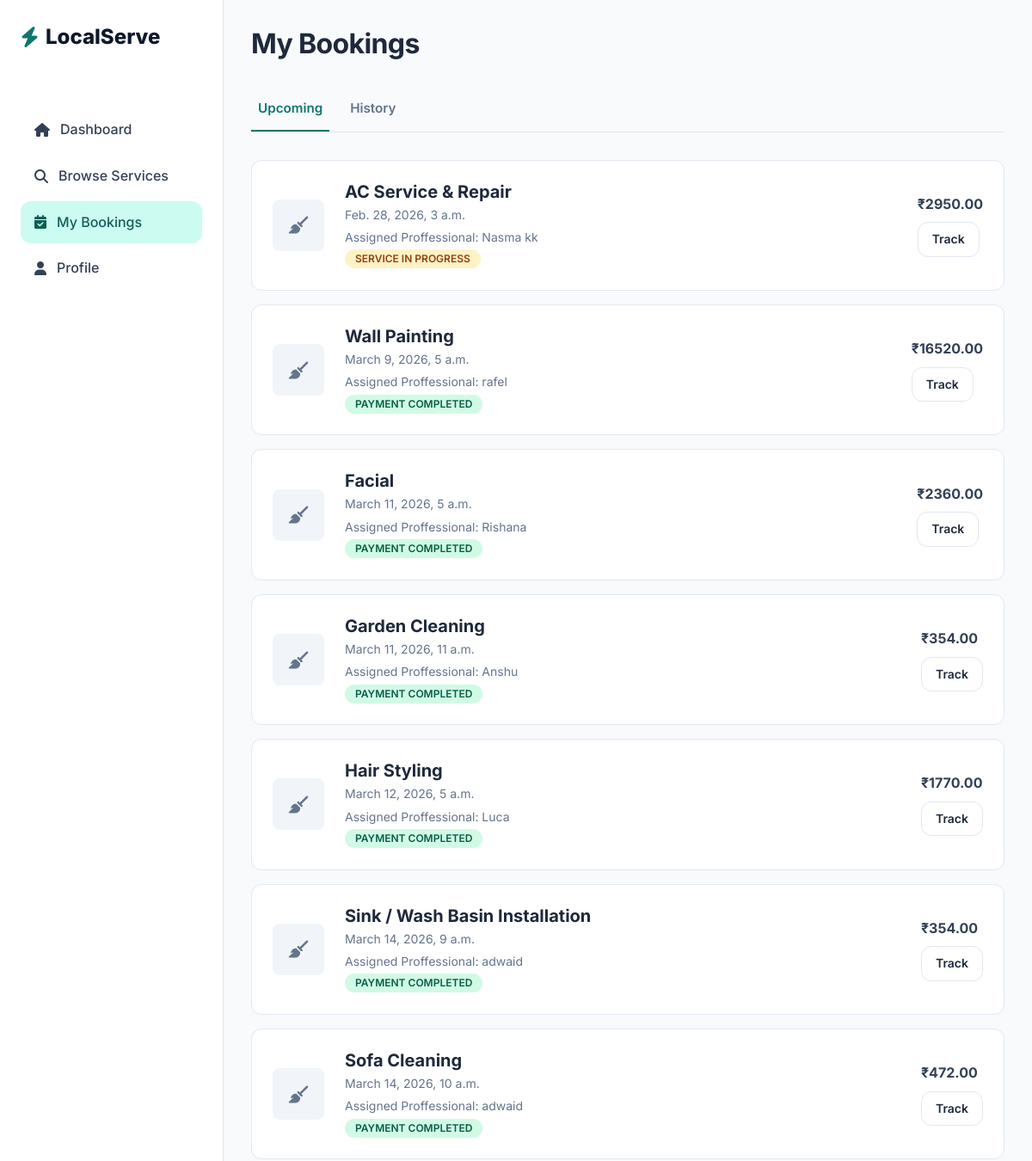
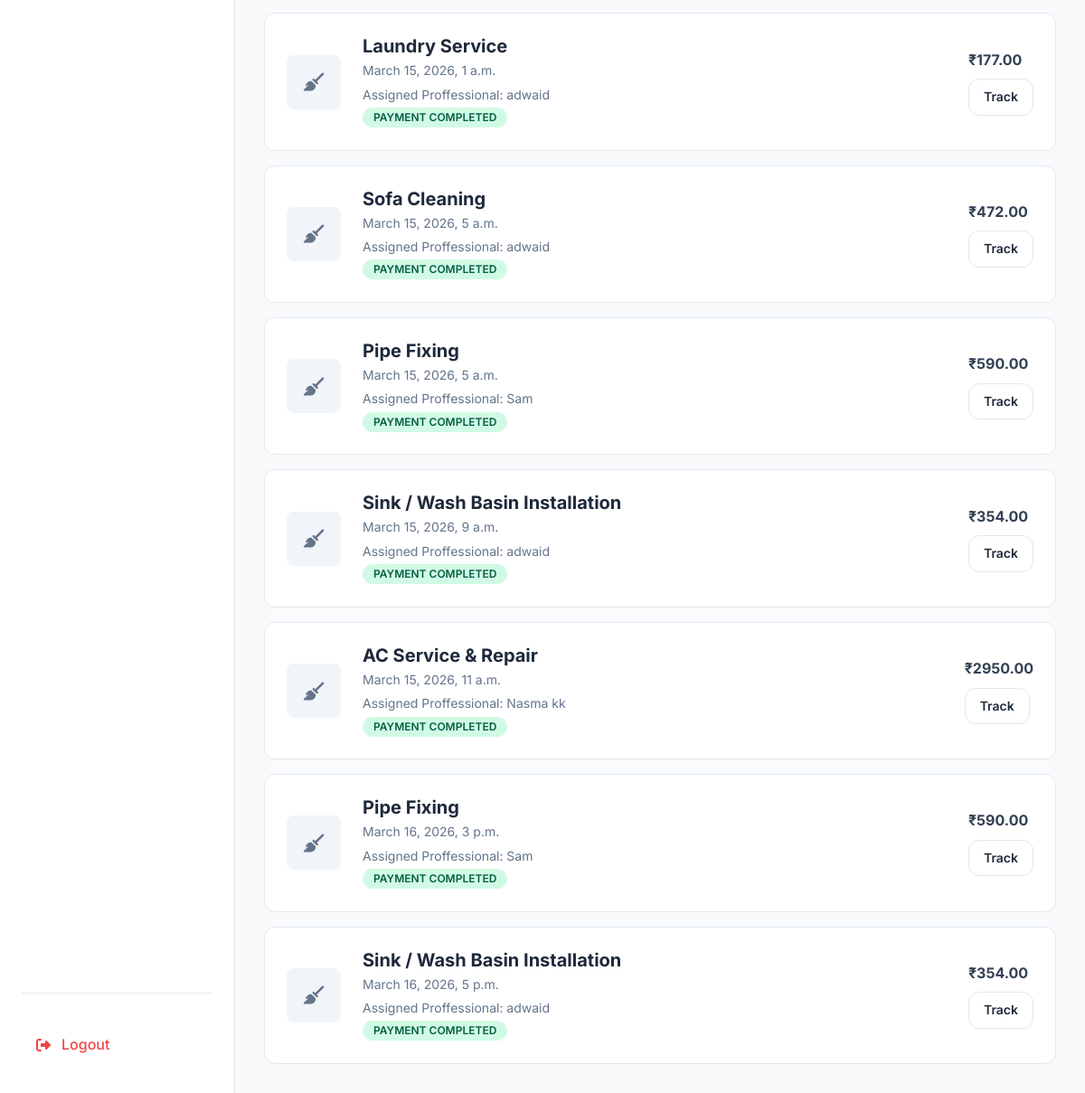
The app's page /booking/ (signed in) with its own data (2 pictures, top to bottom).
### bookings/models.py (models this page shows, shortened)
class Booking(models.Model):
    BOOKING_STATUS_CHOICES = [
        ('PENDING','Pending'),
        ('ASSIGNED', 'Assigned'),
        ('CONFIRMED','Confirmed'),
        ('IN_PROGRESS','In Progress'),
        ('COMPLETED','Completed'),
        ('CANCELLED', 'Cancelled'),
    ]
    customer = models.ForeignKey(User, on_delete = models.CASCADE, related_name='bookings')
    service = models.ForeignKey(Service, on_delete = models.CASCADE, related_name='bookings')
    worker = models.ForeignKey(Worker, on_delete = models.SET_NULL, null=True, blank=True, related_name='bookings')
    booking_date = models.DateField()
    booking_time = models.TimeField()
    end_time = models.TimeField(null=True, blank = True)
    total_price = models.DecimalField(max_digits=8, decimal_places=2, default=0)
    label = models.CharField(max_length=50, blank=True, null=True)
    address_line = models.CharField(max_length=500)
    city = models.CharField(max_length=100)
    state = models.CharField(max_length=100)
    pincode = models.CharField(max_length=10)
    landmark = models.CharField(max_length=100, blank=True)
    booking_status = models.CharField(max_length=20, choices = BOOKING_STATUS_CHOICES, default='PENDING')
    created_at = models.DateTimeField(auto_now_add=True)
    assigned_at = models.DateTimeField(null=True,blank=True)
    confirmed_at = models.DateTimeField(null=True, blank=True)
    started_at = models.DateTimeField(null=True, blank=True)
    completed_at = models.DateTimeField(null=True, blank=True)
    cancelled_at = models.DateTimeField(null=True, blank=True)
    updated_at = models.DateTimeField(auto_now = True)

### services/models.py (models this page shows, shortened)
class Service(models.Model):
    category = models.ForeignKey(ServiceCategory, on_delete=models.CASCADE, related_name = "services")
    title = models.CharField(max_length=150)
    description = models.TextField()
    price = models.DecimalField(max_digits=8,decimal_places=2)
    duration_minutes = models.PositiveIntegerField(
        help_text="Duration in minutes"
    )
    image = models.ImageField(upload_to="services/",blank=True, null=True)
    is_active = models.BooleanField(default=True)
    created_at = models.DateTimeField(auto_now_add=True)
    is_best_seller = models.BooleanField(default=False)
    includes = models.TextField(blank=True,default="",
        help_text="Enter one item per line (e.g. Deep dusting, Floor cleaning, etc.)"
    )

class Worker(models.Model):
    full_name = models.CharField(max_length=150)
    services = models.ManyToManyField(Service, related_name="workers")
    phone = models.CharField(max_length=20,unique=True)
    photo = models.ImageField(upload_to="workers/",blank=True,null=True)
    rating = models.DecimalField(max_digits=3,decimal_places=2,default=0.0)
    email = models.EmailField(blank=True)
    experiance_years = models.IntegerField(null=True, blank=True)
    location = models.CharField(max_length=100, blank=True)
    is_active = models.BooleanField(default=True)
    created_at = models.DateTimeField(auto_now_add=True)

### bookings/views.py (the view)
# urls.py: path('booking/', include('bookings.urls')),
@login_required
@never_cache
def booking(request):
    tab = request.GET.get("tab","upcoming") #default upcoming
    bookings=Booking.objects.select_related('service','worker','payment','customer').filter(customer=request.user).order_by('-created_at')
    upcoming = bookings.filter(booking_status__in=["PENDING", "ASSIGNED", "CONFIRMED", "IN_PROGRESS"]).annotate(
        priority=Case(
        When(booking_status="IN_PROGRESS", then=Value(1)),
        When(booking_status="ASSIGNED", then=Value(2)),
        When(booking_status="CONFIRMED", then=Value(3)),
        When(booking_status="PENDING", then=Value(4)),
        output_field=IntegerField()
    )
    ).order_by("priority","booking_date","booking_time")
    history = bookings.filter(booking_status__in=["COMPLETED", "CANCELLED"]).order_by("-updated_at")
    banner = None
    if tab == "upcoming":
        if upcoming.filter(booking_status="ASSIGNED").exists():
            banner = "ASSIGNED"
        elif upcoming.filter(booking_status="PENDING").exists():
            banner = "PENDING"
    context={"banner":banner,"upcoming":upcoming,"history":history,"active_tab":tab}
    return render(request,'customer/bookings/my_bookings.html', context)

### templates/customer/bookings/my_bookings.html (shortened to what this page needs)
{% extends "base_customer.html" %}
    {% block content %}
            <h2 style="margin-bottom: 2rem;">My Bookings</h2>
            <div class="flex gap-md" style="margin-bottom: 2rem; border-bottom: 1px solid var(--color-border);">
                    <a href="?tab=upcoming" class="btn" style="border:none;
                            border-bottom:2px solid {% if active_tab == 'upcoming' %}var(--color-primary){% else %}transparent{% endif %};
                            border-radius:0;
                            padding-left:0.5rem;
                            padding-right:0.5rem;
                            background:none;
                            color:{% if active_tab == 'upcoming' %}var(--color-primary){% else %}var(--color-text-light){% endif %};">
                        Upcoming</a>
                    <a href="?tab=history" class="btn" style="border:none;
                            border-bottom:2px solid {% if active_tab == 'history' %}var(--color-primary){% else %}transparent{% endif %};
                            border-radius:0;
                            padding-left:0.5rem;
                            padding-right:0.5rem;
                            background:none;
                            color:{% if active_tab == 'history' %}var(--color-primary){% else %}var(--color-text-light){% endif %};">
                        History</a>
            </div>
             {% if active_tab == "upcoming" %}
            <div class="flex flex-col gap-md">
                 {% for booking in upcoming %}
                <div class="card flex justify-between items-center group">
                    <div class="flex items-center gap-lg">
                        <div
                            style="width: 60px; height: 60px; background: #F1F5F9; border-radius: 8px; display: flex; align-items: center; justify-content: center;">
                            <i class="fa-solid fa-broom text-light fa-lg"></i>
                        </div>
                        <div>
                            <h4 style="margin: 0;">{{ booking.service.title }}</h4>
                            <p class="text-sm text-light" style="margin: 0.25rem 0;">{{ booking.booking_date }}, {{ booking.booking_time }}</p>
                            {% if booking.worker %}
                                <p class="text-sm text-light">Assigned Proffessional: {{ booking.worker.full_name }}</p>
                            {% endif %}
                            {% if booking.booking_status == "PENDING" %}
                                <span class="badge badge-warning">Pending Assignment</span>
                            {% elif booking.booking_status == "ASSIGNED" %}
                                <span class="badge badge-info">Professional Assigned</span>
                            {% elif booking.booking_status == "CONFIRMED" %}
                                <span class="badge badge-success">Payment Completed</span>
                            {% elif booking.booking_status == "IN_PROGRESS" %}
                                <span class="badge badge-warning">Service In Progress</span>
                            {% endif %}
                        </div>
                    </div>
                    <div class="text-right">
                        <p class="font-bold text-lg" style="margin-bottom: 0.5rem;">₹{{ booking.total_price }}</p>
                        <a href="{% url 'booking_detail' booking.id %}?tab=upcoming" class="btn btn-secondary btn-sm">Track</a>
                    </div>
                </div>
                {% empty %}
                    <p>No bookings found.
                {% endfor %}
            </div>
            {% endif %}
        {% endblock %}

### static/css/style.css (style rules this page uses)
:root { --color-primary: #0F766E; --color-primary-dark: #0F5F57; --color-primary-light: #CCFBF1; --color-secondary: #0F172A; --color-accent: #F59E0B; --color-bg: #F8FAFC; --color-surface: #FFFFFF; --color-border: #E2E8F0; --color-text: #334155; --color-text-dark: #1E293B; --color-text-light: #64748B; --color-text-white: #FFFFFF; --color-success: #10B981; --color-warning: #F59E0B; --color-danger: #EF4444; --color-info: #3B82F6; --spacing-xs: 0.25rem; --spacing-sm: 0.5rem; --spacing-md: 1rem; --spacing-lg: 1.5rem; --spacing-xl: 3rem; --radius-sm: 6px; --radius-md: 12px; --radius-lg: 20px; --radius-full: 9999px; --shadow-sm: 0 1px 2px 0 rgba(0, 0, 0, 0.05); --shadow-md: 0 4px 6px -1px rgba(0, 0, 0, 0.1), 0 2px 4px -1px rgba(0, 0, 0, 0.06); --shadow-lg: 0 10px 15px -3px rgba(0, 0, 0, 0.1), 0 4px 6px -2px rgba(0, 0, 0, 0.05); --shadow-hover: 0 20px 25px -5px rgba(0, 0, 0, 0.1), 0 10px 10px -5px rgba(0, 0, 0, 0.04); --transition: all 0.2s cubic-bezier(0.4, 0, 0.2, 1); --header-height: 80px; --max-width: 1200px; }
*, *::before, *::after { box-sizing: border-box; margin: 0; padding: 0; }
body { font-family: 'Inter', sans-serif; background-color: var(--color-bg); color: var(--color-text); line-height: 1.6; -webkit-font-smoothing: antialiased; }
a { text-decoration: none; color: inherit; transition: var(--transition); }
.flex { display: flex; }
.flex-col { flex-direction: column; }
.items-center { align-items: center; }
.justify-between { justify-content: space-between; }
.gap-md { gap: var(--spacing-md); }
.gap-lg { gap: var(--spacing-lg); }
h1, h2, h3, h4, h5, h6 { color: var(--color-text-dark); font-weight: 700; line-height: 1.2; }
h2 { font-size: 2rem; letter-spacing: -0.02em; }
h4 { font-size: 1.25rem; }
.text-light { color: var(--color-text-light); }
.text-sm { font-size: 0.875rem; }
.font-bold { font-weight: 700; }
.btn { display: inline-flex; align-items: center; justify-content: center; padding: 0.75rem 1.5rem; border-radius: var(--radius-md); font-weight: 600; cursor: pointer; transition: var(--transition); border: none; font-size: 0.95rem; gap: 0.5rem; }
.btn-secondary { background-color: white; color: var(--color-text-dark); border: 1px solid var(--color-border); }
.btn-sm { padding: 0.5rem 1rem; font-size: 0.875rem; }
.card { background: var(--color-surface); border-radius: var(--radius-md); border: 1px solid var(--color-border); padding: var(--spacing-lg); transition: var(--transition); }
.badge { display: inline-block; padding: 0.25rem 0.75rem; border-radius: 50px; font-size: 0.75rem; font-weight: 600; text-transform: uppercase; }
.badge-success { background: #D1FAE5; color: #065F46; }
.badge-warning { background: #FEF3C7; color: #92400E; }
.btn { transition: all 0.2s ease; }
.badge { display: inline-flex; align-items: center; justify-content: center; padding: 5px 12px; font-size: 12px; font-weight: 600; border-radius: 999px; line-height: 1; }

### records on screen
Booking: service "AC Service & Repair", booking_date "Feb. 28, 2026", booking_time "3 a.m.", worker.full_name "Nasma kk", booking_status "SERVICE IN PROGRESS", total_price "2950.00"
Booking: service "Wall Painting", booking_date "March 9, 2026", booking_time "5 a.m.", worker.full_name "rafel", booking_status "PAYMENT COMPLETED", total_price "16520.00"
Booking: service "Facial", booking_date "March 11, 2026", booking_time "5 a.m.", worker.full_name "Rishana", booking_status "PAYMENT COMPLETED", total_price "2360.00"
Booking: service "Garden Cleaning", booking_date "March 11, 2026", booking_time "11 a.m.", worker.full_name "Anshu", booking_status "PAYMENT COMPLETED", total_price "354.00"
Booking: service "Hair Styling", booking_date "March 12, 2026", booking_time "5 a.m.", worker.full_name "Luca", booking_status "PAYMENT COMPLETED", total_price "1770.00"
Booking: service "Sink / Wash Basin Installation", booking_date "March 14, 2026", booking_time "9 a.m.", worker.full_name "adwaid", booking_status "PAYMENT COMPLETED", total_price "354.00"
Booking: service "Sofa Cleaning", booking_date "March 14, 2026", booking_time "10 a.m.", worker.full_name "adwaid", booking_status "PAYMENT COMPLETED", total_price "472.00"
Booking: service "Laundry Service", booking_date "March 15, 2026", booking_time "1 a.m.", worker.full_name "adwaid", booking_status "PAYMENT COMPLETED", total_price "177.00"
Booking: service "Sofa Cleaning", booking_date "March 15, 2026", booking_time "5 a.m.", worker.full_name "adwaid", booking_status "PAYMENT COMPLETED", total_price "472.00"
Booking: service "Pipe Fixing", booking_date "March 15, 2026", booking_time "5 a.m.", worker.full_name "Sam", booking_status "PAYMENT COMPLETED", total_price "590.00"
Booking: service "Sink / Wash Basin Installation", booking_date "March 15, 2026", booking_time "9 a.m.", worker.full_name "adwaid", booking_status "PAYMENT COMPLETED", total_price "354.00"
Booking: service "AC Service & Repair", booking_date "March 15, 2026", booking_time "11 a.m.", worker.full_name "Nasma kk", booking_status "PAYMENT COMPLETED", total_price "2950.00"
Booking: service "Pipe Fixing", booking_date "March 16, 2026", booking_time "3 p.m.", worker.full_name "Sam", booking_status "PAYMENT COMPLETED", total_price "590.00"
Booking: service "Sink / Wash Basin Installation", booking_date "March 16, 2026", booking_time "5 p.m.", worker.full_name "adwaid", booking_status "PAYMENT COMPLETED", total_price "354.00"
